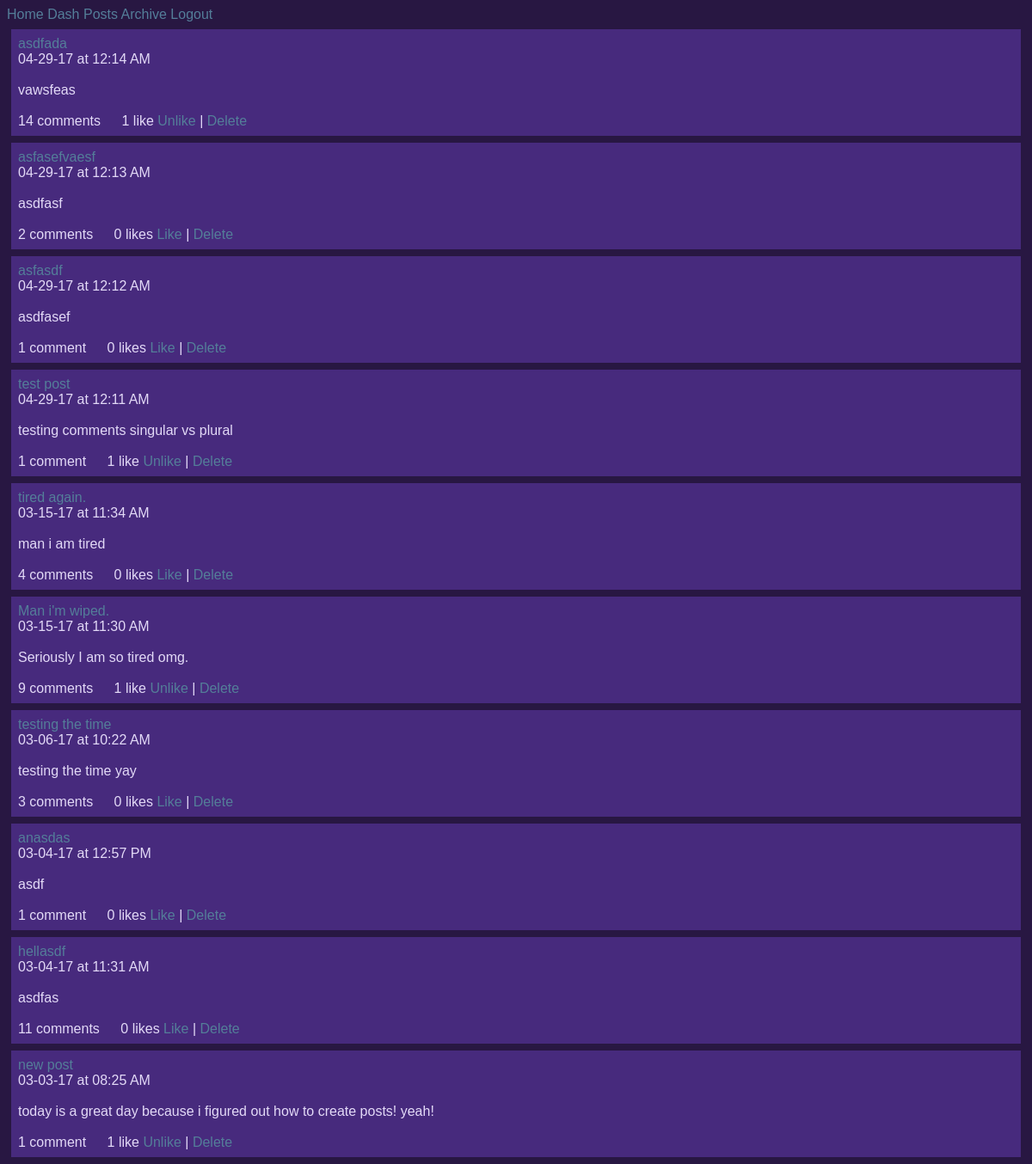
Before: /ben/posts/ (signed in) with the older database file.
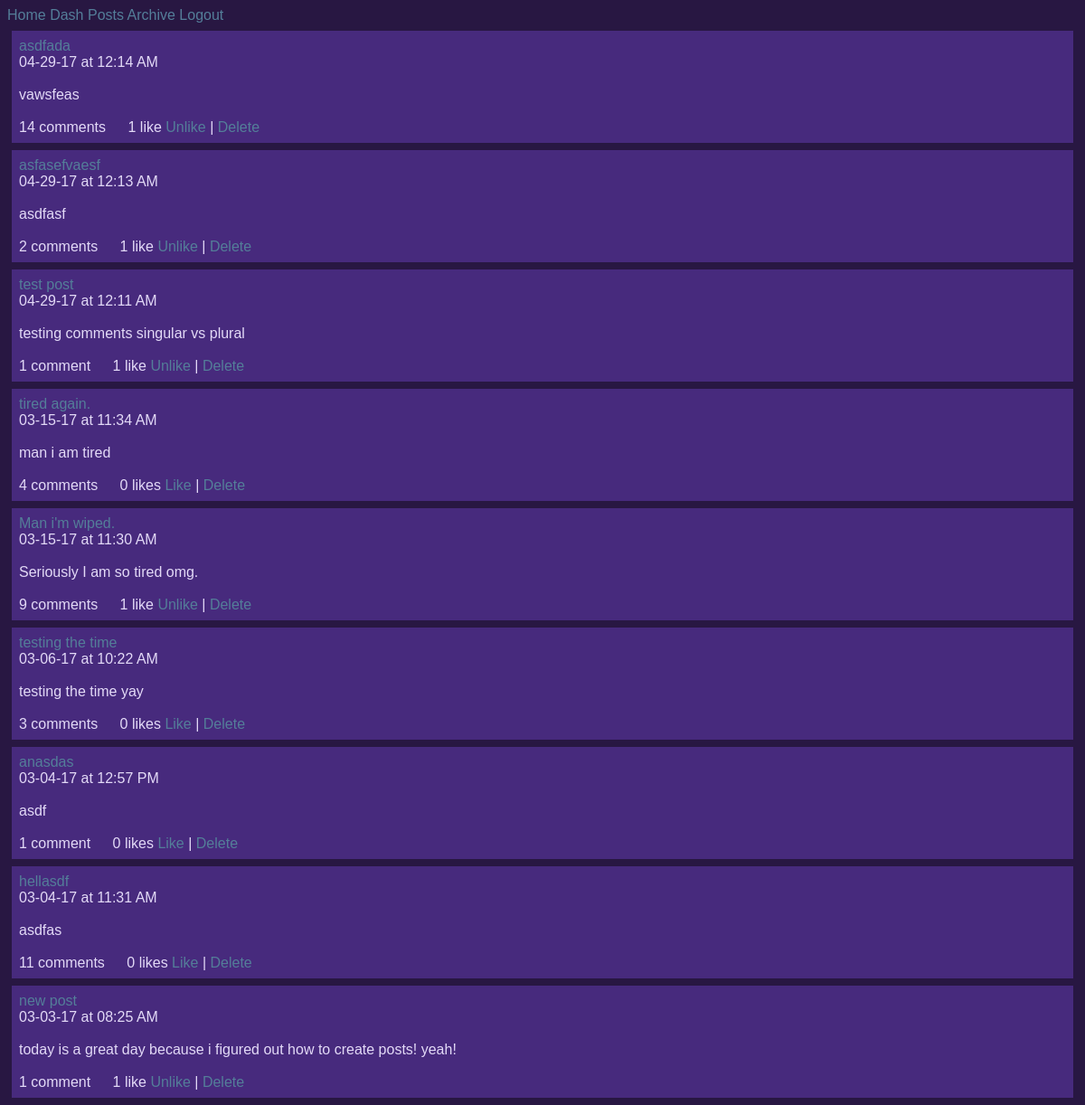
After: the same page with the newer database file.
### posts/models.py (models this page shows)
class Post(models.Model):
        title = models.CharField(max_length=100)
        pub_date = models.DateTimeField('date published', auto_now_add=True)
        body = models.TextField()
        user = models.ForeignKey(User, on_delete=models.CASCADE, null=True)
        def utc_to_local(self, utc_datetime):
	        return utc_datetime.astimezone(tz=None)
        def __str__(self):
	        date = self.utc_to_local(self.pub_date).strftime('%m-%d-%y')
	        time = self.utc_to_local(self.pub_date).strftime('%I:%M %p')
	        return '%s at %s \n\n %s \n\n' % (date, time, self.body)

### comments/models.py (models this page shows)
class Like(models.Model):
    post = models.ForeignKey(Post, on_delete=models.CASCADE, null=True)
    liker = models.ForeignKey(User, on_delete=models.CASCADE, null=True)

### posts/views.py (the view)
def index(request, username):
    try:
    	User.objects.get(username=username)
    except:
        context = {'username': None}
        return render(request, 'posts/index.html', context)
    user = User.objects.get(username=username)
    context = {'username': user}
    return render(request, 'posts/index.html', context)

### posts/templatetags/likes_features.py (called while the page is built)
@register.simple_tag
def like_text(count):
	if count == 1:
		return str(count) + " like"
	else:
		return str(count) + " likes"

@register.simple_tag
def comment_text_index(count):
	if count == 1:
		return str(count) + " comment"
	else:
		return str(count) + " comments"

@register.simple_tag
def like_button(user, post):
	if user.like_set.filter(post=post):
		like_text = "Unlike"
	else:
		like_text = "Like"
	return like_text

### posts/templates/posts/index.html (shortened to what this page needs)
{% extends 'Blog/base.html' %}
{% load likes_features %}
{% block content %}
{% if username == None %}
	<h1>"Whoa dude, this user doesn't exist!"</h1>
{% else %}
	{% for post in username.post_set.all reversed %}
		<div class="post">
			<a href={% url 'posts:display-post' username=username post_number=post.id %}>{{ post.title|linebreaksbr }}</a> <br>
			{{ post|linebreaksbr }}
			<span class="comments">
				{% comment_text_index post.comment_set.count %}
			</span>
			<span class="likes" id="like-{{ post.id }}">
			{% like_text post.like_set.count %}
			</span>
			{% if user.is_authenticated %}
			<span>
				<a href={% url 'comments:like' username=post.user.username post_id=post.id %} class="like-link" id="like-link-{{ post.id }}">
				{% like_button request.user post %}
				</a>
			{% endif %}
			</span>
			{% if user.is_authenticated and user == post.user %}
			<span class="delete"> |
				<a href={% url 'posts:delete-post' username=post.user.username post_number=post.id %} class="delete-link">Delete</a>
			</span>
			{% endif %}
		</div>
	{% endfor %}
{% endif %}
{% endblock content%}

Changed rows visible on the page:
removed Post: title "asfasdf", pub_date+body "04-29-17 at 12:12 AM asdfasef", id "1 comment", id "0 likes", auth_user.id "Like", shows "Delete"
computed for Post "asfasefvaesf": id "0 likes" → "1 like"
Other visible differences:
text no longer shown: "Like"
text now shown: "Unlike"
